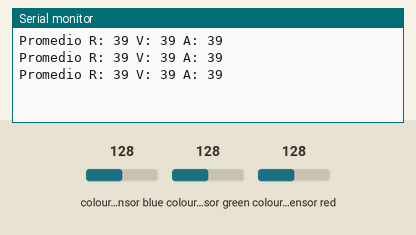
The sketch below on a simulated Arduino Uno, built with avr-gcc and run on an emulated ATmega328P. Parts: the last lines printed to the serial monitor. Wiring (inferred from the names in the program): TCS3200 colour sensor: output pin 9; S2 pin 4; S3 pin 8; S0 pin 2; S1 pin 3. The inputs (shaded band) are chosen by the test bench; at power-on: colour sensor blue 128, colour sensor green 128, colour sensor red 128.

Above: at 1.2 s.
1.3 s: colour sensor blue set to 5
At 1.79 s:
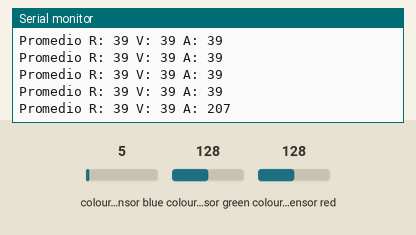
2.8 s: colour sensor blue set to 64
At 2.86 s:
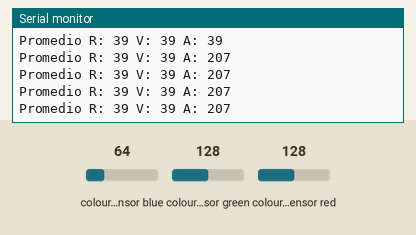
5.8 s: colour sensor green set to 5
At 6.03 s:
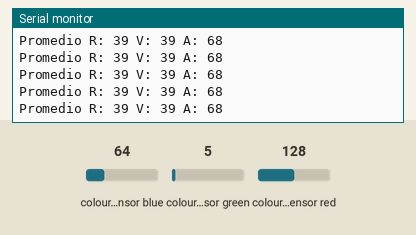
7.3 s: colour sensor red set to 5
At 7.45 s:
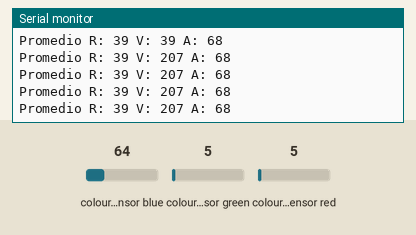
Timing chart, 0 to 9.8 s (numbered marks = the images above; inputs shaded):
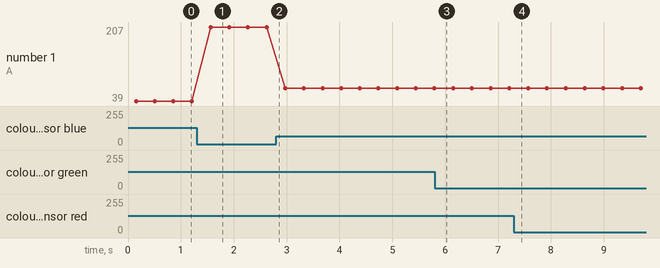

The sketch:

PROBAR_SENSOR_COLOR.ino
```cpp
// Sensor de Color TCS3200
//
//    Arduino   TCS3200 SENSOR COLOR
//      8         OUT
//      7         S3
//      6         S2
//      5         S1
//      4         S0
//      5V        VCC
//      GND       GND
//

#define S0 2
#define S1 3
#define S2 4
#define S3 8
#define sensorSalida 9

// Parámetros de las lecturas
#define NUM_SAMPLES 5  // Número de lecturas por color

// Variables para las lecturas del sensor
int redValue = 0, greenValue = 0, blueValue = 0;

void setup() {
  pinMode(S0, OUTPUT);
  pinMode(S1, OUTPUT);
  pinMode(S2, OUTPUT);
  pinMode(S3, OUTPUT);
  pinMode(sensorSalida, INPUT);

  // Configura la escala de Frecuencia en 20%
  digitalWrite(S0, HIGH);
  digitalWrite(S1, LOW);

  Serial.begin(9600);
}

void loop() {
  // Leer y promediar el valor ROJO
  redValue = tomarPromedio(LOW, LOW);

  // Leer y promediar el valor VERDE
  greenValue = tomarPromedio(HIGH, HIGH);

  // Leer y promediar el valor AZUL
  blueValue = tomarPromedio(LOW, HIGH);

  // Mostrar valores promedio
  Serial.print("Promedio R: "); Serial.print(redValue);
  Serial.print(" V: "); Serial.print(greenValue);
  Serial.print(" A: "); Serial.println(blueValue);

  // Clasificación del material con valores promedios
  if ((redValue > 490 && redValue < 550) && (greenValue > 480 && greenValue < 540) && (blueValue > 380 && blueValue < 440)) Serial.print(" *** NEGRO ***");
  if ((redValue > 100 && redValue < 110) && (greenValue > 230 && greenValue < 240) && (blueValue > 190 && blueValue < 280)) Serial.print(" *** PLASTICO ***"); // rojo
  if ((redValue > 290 && redValue < 320) && (greenValue > 330 && greenValue < 360) && (blueValue > 275 && blueValue < 305)) Serial.print(" *** CARTON ***"); // verde
  if ((redValue > 280 && redValue < 300) && (greenValue > 260 && greenValue < 275) && (blueValue > 170 && blueValue < 180)) Serial.print(" *** VIDRIO ***"); // azul
  if ((redValue > 385 && redValue < 415) && (greenValue > 390 && greenValue < 420) && (blueValue > 315 && blueValue < 345)) Serial.print(" *** OTROS ***"); // blanco


  Serial.println();
  delay(200);
}

// Función para tomar el promedio de múltiples lecturas
int tomarPromedio(int s2State, int s3State) {
  long total = 0;
  for (int i = 0; i < NUM_SAMPLES; i++) {
    digitalWrite(S2, s2State);
    digitalWrite(S3, s3State);
    delay(10);  // Pequeño delay para estabilizar el sensor
    total += pulseIn(sensorSalida, LOW);
  }
  return total / NUM_SAMPLES;
}
```

Measured:
- after the input at 1.3 s, the serial monitor: prints a new line after 0.26 s (image 1)
- plotted number 1: 39 → 207 after the input at 1.3 s, 207 → 68 after the input at 2.8 s
